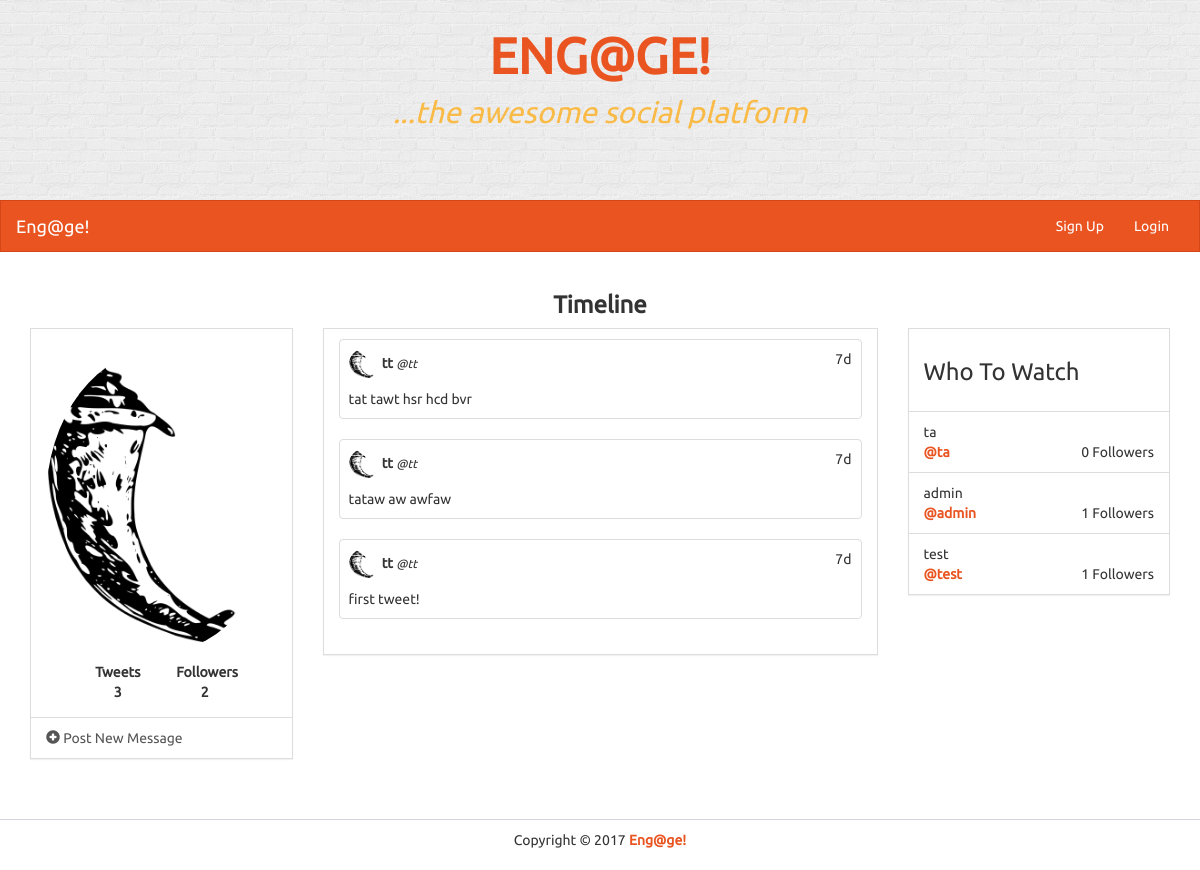
The app's page /timeline/tt with its own data.
### models.py (models this page shows)
class User(UserMixin, db.Model):
    id = db.Column(db.Integer, primary_key=True)
    name = db.Column(db.String(100))
    username = db.Column(db.String(30))
    image = db.Column(db.String(100))
    password = db.Column(db.String(50))
    join_date = db.Column(db.DateTime)
    tweets = db.relationship('Tweet', backref='user', lazy='dynamic')
    following = db.relationship('User', secondary=followers,
        primaryjoin=(followers.c.follower_id == id),
        secondaryjoin=(followers.c.followee_id == id),
        backref=db.backref('followers', lazy='dynamic'), lazy='dynamic')
    followed_by = db.relationship('User',  secondary=followers,
        primaryjoin=(followers.c.followee_id == id),
        secondaryjoin=(followers.c.follower_id == id),
        backref=db.backref('followees', lazy='dynamic'), lazy='dynamic')

class Tweet(db.Model):
    id = db.Column(db.Integer, primary_key=True)
    user_id = db.Column(db.Integer, db.ForeignKey('user.id'))
    text = db.Column(db.String(140))
    date_created = db.Column(db.DateTime)

### views.py (the view)
@app.route('/timeline', defaults={'username' : None})
@app.route('/timeline/<username>')
def timeline(username):
    form = TweetForm()
    if username:
        user = User.query.filter_by(username=username).first()
        if not user:
            abort(404)
        tweets = Tweet.query.filter_by(user=user).order_by(Tweet.date_created.desc()).all()
        total_tweets = len(tweets)
    else:
        user = current_user
        tweets = Tweet.query.join(followers, (followers.c.followee_id == Tweet.user_id)).filter(followers.c.follower_id == current_user.id).order_by(Tweet.date_created.desc()).all()
        total_tweets = Tweet.query.filter_by(user=user).order_by(Tweet.date_created.desc()).count()
    current_time = datetime.now()
    followed_by_count = user.followed_by.count()
    who_to_watch = User.query.filter(User.id != user.id).order_by(db.func.random()).limit(4).all()
    return render_template(
            'timeline.html',
            form=form,
            tweets=tweets,
            current_time=current_time,
            current_user=user,
            total_tweets=total_tweets,
            who_to_watch=who_to_watch,
            logged_in_user=current_user,
            followed_by_count=followed_by_count
        )

### app.py (called while the page is built)
@app.template_filter('time_since')
def time_since(delta):
    seconds = delta.total_seconds()
    days, seconds = divmod(seconds, 86400)
    hours, seconds = divmod(seconds, 3600)
    minutes, seconds = divmod(seconds, 60)
    if days > 0:
        return '%dd' % (days)
    elif hours > 0:
        return '%dh' % (hours)
    elif minutes > 0:
        return '%dm' % (minutes)
    else:
        return 'Just now'

### templates/timeline.html (shortened to what this page needs)
{% extends "base.html" %}
{% block content %}
			<div class="row">
				<div class="col-lg-12">
					<h3 class="text-center bold">Timeline</h3>
				</div>
				<div class="col-lg-3">
					<div class="panel panel-default">
						<div class="panel-body">
							<div class="row pad">
								<div class="col-lg-12">
									<img src="{{ current_user.image }}" class="img-responsive img-circle center-block" alt="Image" />
								</div>
							</div>
							<div class="row pad">
								<div class="col-lg-4 col-lg-offset-2 text-center">
									<strong>
										Tweets <br />
										{{ total_tweets }}
									</strong>
								</div>
								<div class="col-lg-4 text-center">
									<strong>
										Followers <br />
										{{ followed_by_count }}
									</strong>
								</div>
							</div>
						</div>
						<ul class="list-group">
							<a class="list-group-item" data-toggle="modal" href="#newPost" data-backdrop="static" data-keboard="false">
								<i class="glyphicon glyphicon-plus-sign"></i> Post New Message
							</a>
						</ul>
					</div>
				</div>
				<div class="col-lg-6">
					<div class="panel panel-default">
						<div class="panel-body">
							{% for tweet in tweets %}
								<div class="row">
									<div class="col-xs-12 col-sm-12 col-md-12 col-lg-12">
										<div class="thumbnail">
											<div class="caption">
												<div class="row">
													<div class="col-lg-10">
														<img src="{{ tweet.user.image }}" style="width: 30px; height: 30px;" class="img-circle">
														<strong>{{ tweet.user.name }}</strong>
														<small><em>@{{ tweet.user.username }}</em></small>
													</div>
													<div class="col-lg-2 text-right">
														{{ (current_time - tweet.date_created)|time_since }}
													</div>
												</div>
												<div class="row pad">
													<div class="col-lg-12">
														{{ tweet.text }}
													</div>
												</div>
											</div>
										</div>
									</div>
								</div>
							{% endfor %}
						</div>
					</div>
				</div>
				<div class="col-lg-3">
					<div class="panel panel-default">
						<div class="panel-body">
							<h3>Who To Watch</h3>
						</div>
						<ul class="list-group">
							{% for user in who_to_watch %}
								<li class="list-group-item">
									{{ user.name }}
									<div>
										<strong><a href="{{ url_for('profile', username=user.username) }}">@{{ user.username }}</a></strong>
										<span class="pull-right">
											{{ user.followed_by.all()|length }} Followers
										</span>
									</div>
								</li>
						    {% endfor %}
						</ul>
					</div>
				</div>
			</div>
		</div>
{% endblock %}

### static/css/styles.css (style rules this page uses)
body { font-family: Ubuntu, verdana, georgia, serif, sans-serif; }
a, a:hover, a:active, a:focus, a:visited { text-decoration: none; }
.bold { font-weight: bolder !important; }
div.panel, .btn, .navbar { border-radius: 0; }
.pad { margin-top: 10px !important; }
div.panel-body { padding-top: 10px; }
div.thumbnail { padding: 0; }

### records on screen
User: image (picture)
Tweet: user.image (picture), user.name "tt", user.username "tt", (current_time-tweet.date_created)|time_since "7d", text "tat tawt hsr hcd bvr"
Tweet: user.image (picture), user.name "tt", user.username "tt", (current_time-tweet.date_created)|time_since "7d", text "tataw aw awfaw"
Tweet: user.image (picture), user.name "tt", user.username "tt", (current_time-tweet.date_created)|time_since "7d", text "first tweet!"
User: name "ta", username "ta", followed_by.all|length "0"
User: name "admin", username "admin", followed_by.all|length "1"
User: name "test", username "test", followed_by.all|length "1"

### other values on screen
{{ total_tweets }} "3"
{{ followed_by_count }} "2"
